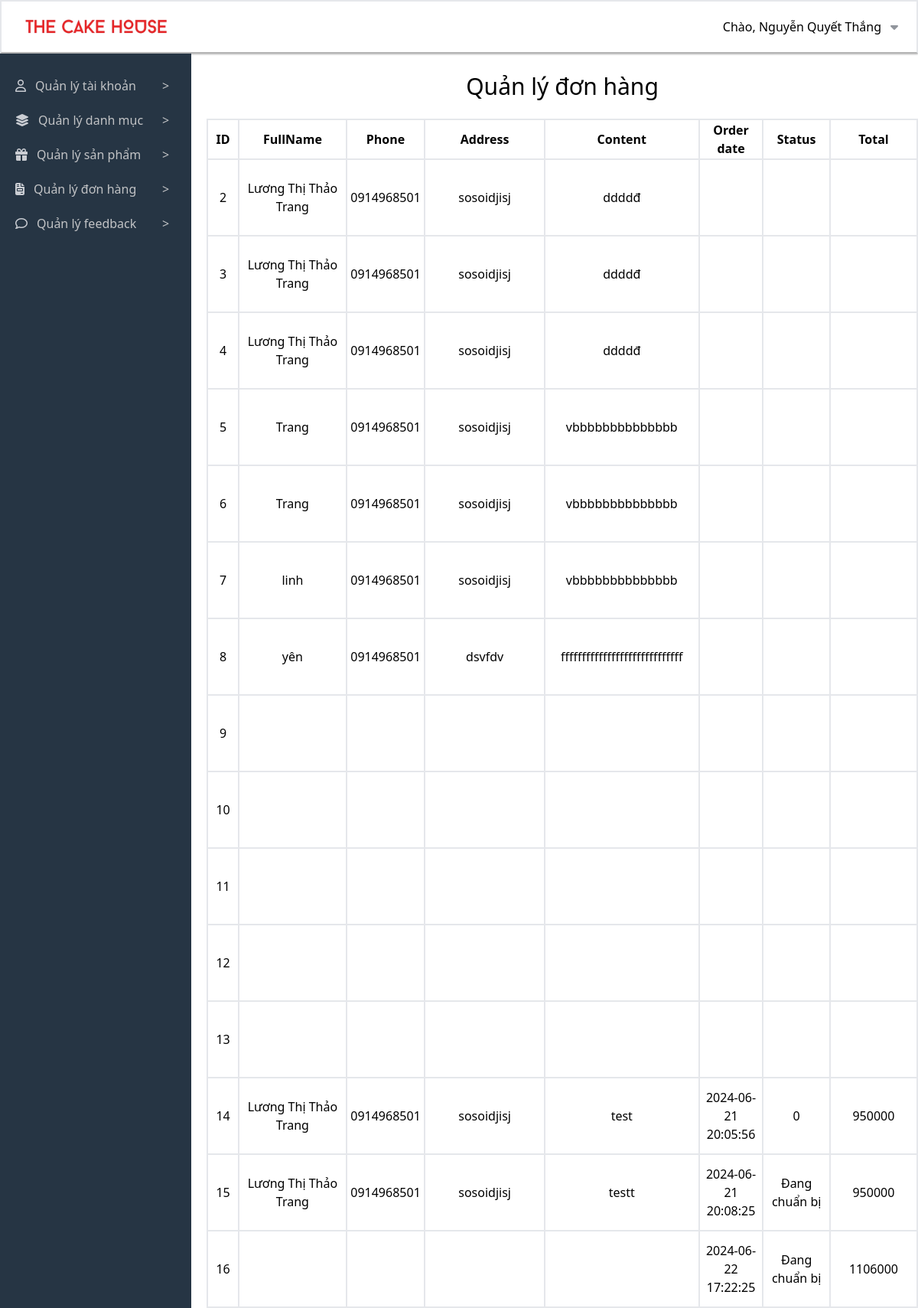
Screenshot of /admincp/index.php?action=quanlydonhang&query=lietke (signed in) with the database file from the repository.
### tables this page shows
CREATE TABLE `user` (
  `id` int(11) NOT NULL,
  `fullname` varchar(50) DEFAULT NULL,
  `avatar` varchar(200) DEFAULT NULL,
  `email` varchar(150) DEFAULT NULL,
  `phone` varchar(20) DEFAULT NULL,
  `address` varchar(200) DEFAULT NULL,
  `password` varchar(32) DEFAULT NULL,
  `role_id` int(11) DEFAULT NULL,
  `deleted` int(11) DEFAULT NULL
);

CREATE TABLE `orders` (
  `id` int(11) NOT NULL,
  `user_id` int(11) DEFAULT NULL,
  `fullname` varchar(30) DEFAULT NULL,
  `phone` varchar(20) DEFAULT NULL,
  `address` varchar(200) DEFAULT NULL,
  `content` varchar(200) DEFAULT NULL,
  `order_date` datetime DEFAULT NULL,
  `status` varchar(50) DEFAULT NULL,
  `total` int(11) DEFAULT NULL
);

### admincp/modules/quanlydonhang/lietke.php (the view, shortened to what this page needs)
<table class="mt-5 ml-5 h-[300px]">
    <caption class="text-[30px] font-medium mb-5">Quản lý đơn hàng</caption>
    <tr class="border-2">
        <th class="w-[60px] text-center border-2">ID</th>
        <th class="w-[90px] text-center border-2">FullName</th>
        <th class="w-[50px] text-center border-2">Phone</th>
        <th class="w-[110px] text-center border-2">Address</th>
        <th class="w-[90px] text-center border-2">Content</th>
        <th class="w-[50px] text-center border-2">Order date</th>
        <th class="w-[50px] text-center border-2">Status</th>
        <th class="w-[50px] text-center border-2">Total</th>
    </tr>
    <?php
        $sql_lietke_hoadon = "SELECT * FROM orders ";
        $query_lietke_hoadon = mysqli_query($conn, $sql_lietke_hoadon);
        while($row = mysqli_fetch_array($query_lietke_hoadon)) {
    ?>
    <tr class="border-2">
        <td class="h-[100px] w-[60px] text-center border-2"><?php echo $row['id'] ?></td>
        <td class="h-[100px] w-[200px] text-center border-2"><?php echo $row['fullname'] ?></td>
        <td class="h-[100px] w-[110px] text-center border-2"><?php echo $row['phone'] ?></td>
        <td class="h-[100px] w-[240px] text-center border-2"><?php echo $row['address'] ?></td>
        <td class="h-[100px] w-[240px] text-center border-2"><?php echo $row['content'] ?></td>
        <td class="h-[100px] w-[100px] text-center border-2"><?php echo $row['order_date'] ?></td>
        <td class="h-[100px] w-[120px] text-center border-2"><?php echo $row['status'] ?></td>
        <td class="h-[100px] w-[160px] text-center border-2"><?php echo $row['total'] ?></td>
    <?php
    }
    ?>
</table>

### admincp/modules/header.php (shortened to what this page needs)
<?php
include('config/connect.php');
?>
<div class="header flex flex-col w-full">
  <div class="h-[70px] flex justify-between px-6 header__inner border-2 border-b-[#B5B5B5] shadow-sm shadow-[#B5B5B5]">
    <div class="left flex items-center">
      <a class="flex" href="../index.php">
        <img class="logo_header max-w-[200px] max-h-[70px] mr-12" src="../images/logo-1.png" alt="Logo" />
      </a>
    </div>
    <div class="right relative flex items-center cursor-default">
      <div class="flex">
        <p>Chào,
          <?php
          if(isset($_SESSION['user_id'])) {
              $user_id = $_SESSION['user_id'];
              $sql = "SELECT fullname FROM user WHERE id = ? LIMIT 1";
              $stmt = mysqli_prepare($conn, $sql);
              mysqli_stmt_bind_param($stmt, "i", $user_id);
              mysqli_stmt_execute($stmt);
              $result = mysqli_stmt_get_result($stmt);
              if ($result && mysqli_num_rows($result) > 0) {
                  $row = mysqli_fetch_assoc($result);
                  echo htmlspecialchars($row['fullname']);
              } else {
                  echo "Guest";
              }
          } else {
              echo "Guest";
          }
?>
        </p>
        <div class="ml-3">
          <i class="fa-solid fa-caret-down" style="color: #91959c;"></i>
        </div>
      </div>
    </div>
  </div>
</div>

### rows the page displays
user: fullname "Nguyễn Quyết Thắng"
orders: id "2", fullname "Lương Thị Thảo Trang", phone "0914968501", address "sosoidjisj", content "ddddđ"
orders: id "3", fullname "Lương Thị Thảo Trang", phone "0914968501", address "sosoidjisj", content "ddddđ"
orders: id "4", fullname "Lương Thị Thảo Trang", phone "0914968501", address "sosoidjisj", content "ddddđ"
orders: id "5", fullname "Trang", phone "0914968501", address "sosoidjisj", content "vbbbbbbbbbbbbbb"
orders: id "6", fullname "Trang", phone "0914968501", address "sosoidjisj", content "vbbbbbbbbbbbbbb"
orders: id "7", fullname "linh", phone "0914968501", address "sosoidjisj", content "vbbbbbbbbbbbbbb"
orders: id "8", fullname "yên", phone "0914968501", address "dsvfdv", content "fffffffffffffffffffffffffffff"
orders: id "9"
orders: id "10"
orders: id "11"
orders: id "12"
orders: id "13"
orders: id "14", fullname "Lương Thị Thảo Trang", phone "0914968501", address "sosoidjisj", content "test", order_date "2024-06-21 20:05:56", status "0", total "950000"
orders: id "15", fullname "Lương Thị Thảo Trang", phone "0914968501", address "sosoidjisj", content "testt", order_date "2024-06-21 20:08:25", status "Đang chuẩn bị", total "950000"
orders: id "16", order_date "2024-06-22 17:22:25", status "Đang chuẩn bị", total "1106000"
